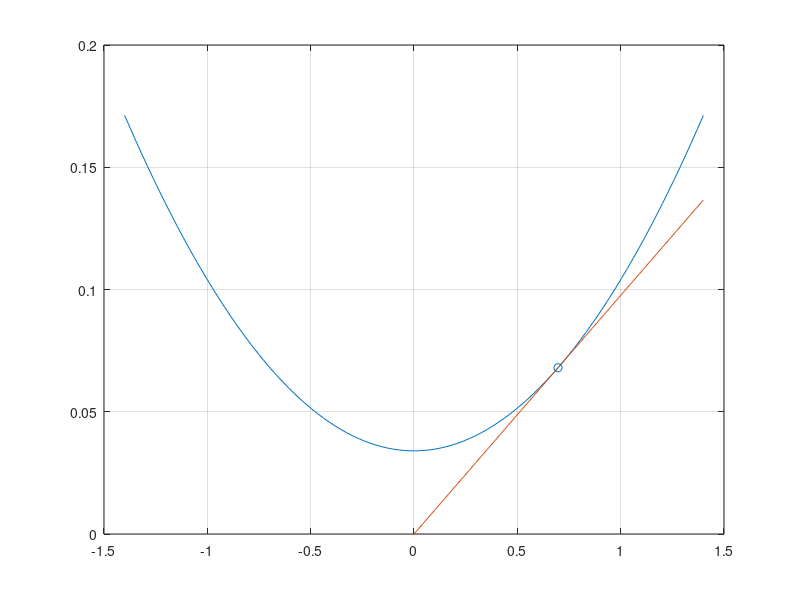

This figure's MATLAB source:
%% Setup
clear all, close all
%% constants
m = 100;
S = 14;
C_D0 = 0.034;
K = 0.07;
g = 9.81;
rho = 1.13;
%C_l = 1.4;
%c = [m S C_d0 K g rho C_l];

%% Values
C_L = linspace(-1.4,1.4,100);
C_D = C_D0 + K*C_L.^2;
tangent = 2*K*sqrt(C_D0/K)*C_L;
x0 = sqrt(C_D0/K);

plot(C_L,C_D)
ylim([0,0.2])
grid on
hold on
plot(C_L,tangent)
scatter(x0, 2*K*sqrt(C_D0/K)*x0)